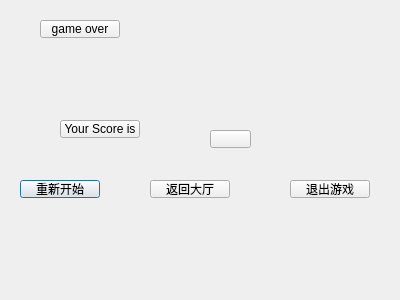
<?xml version="1.0" encoding="UTF-8"?>
<ui version="4.0">
 <class>gameover</class>
 <widget class="QDialog" name="gameover">
  <property name="geometry">
   <rect>
    <x>0</x>
    <y>0</y>
    <width>400</width>
    <height>300</height>
   </rect>
  </property>
  <property name="windowTitle">
   <string>Dialog</string>
  </property>
  <widget class="QPushButton" name="chongxin">
   <property name="geometry">
    <rect>
     <x>20</x>
     <y>180</y>
     <width>80</width>
     <height>18</height>
    </rect>
   </property>
   <property name="text">
    <string>重新开始</string>
   </property>
  </widget>
  <widget class="QPushButton" name="FanHui">
   <property name="geometry">
    <rect>
     <x>150</x>
     <y>180</y>
     <width>80</width>
     <height>18</height>
    </rect>
   </property>
   <property name="text">
    <string>返回大厅</string>
   </property>
  </widget>
  <widget class="QPushButton" name="OVER">
   <property name="geometry">
    <rect>
     <x>40</x>
     <y>20</y>
     <width>80</width>
     <height>18</height>
    </rect>
   </property>
   <property name="text">
    <string>game over</string>
   </property>
  </widget>
  <widget class="QPushButton" name="Score">
   <property name="geometry">
    <rect>
     <x>60</x>
     <y>120</y>
     <width>80</width>
     <height>18</height>
    </rect>
   </property>
   <property name="text">
    <string>Your Score is</string>
   </property>
  </widget>
  <widget class="QPushButton" name="SCORE">
   <property name="geometry">
    <rect>
     <x>210</x>
     <y>130</y>
     <width>41</width>
     <height>18</height>
    </rect>
   </property>
   <property name="text">
    <string/>
   </property>
  </widget>
  <widget class="QPushButton" name="tuichu">
   <property name="geometry">
    <rect>
     <x>290</x>
     <y>180</y>
     <width>80</width>
     <height>18</height>
    </rect>
   </property>
   <property name="text">
    <string>退出游戏</string>
   </property>
  </widget>
 </widget>
 <resources/>
 <connections/>
</ui>
